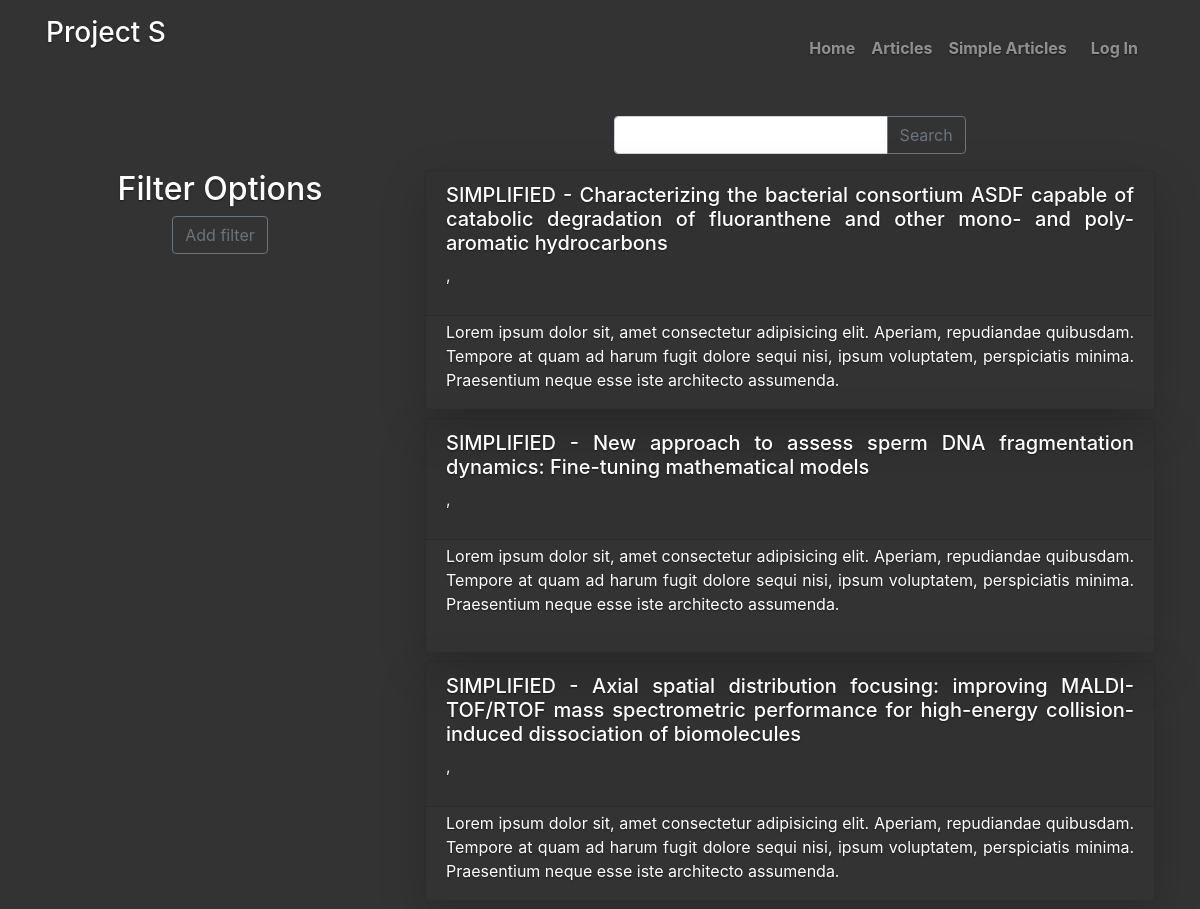
The app's page /articles/simple, older data.
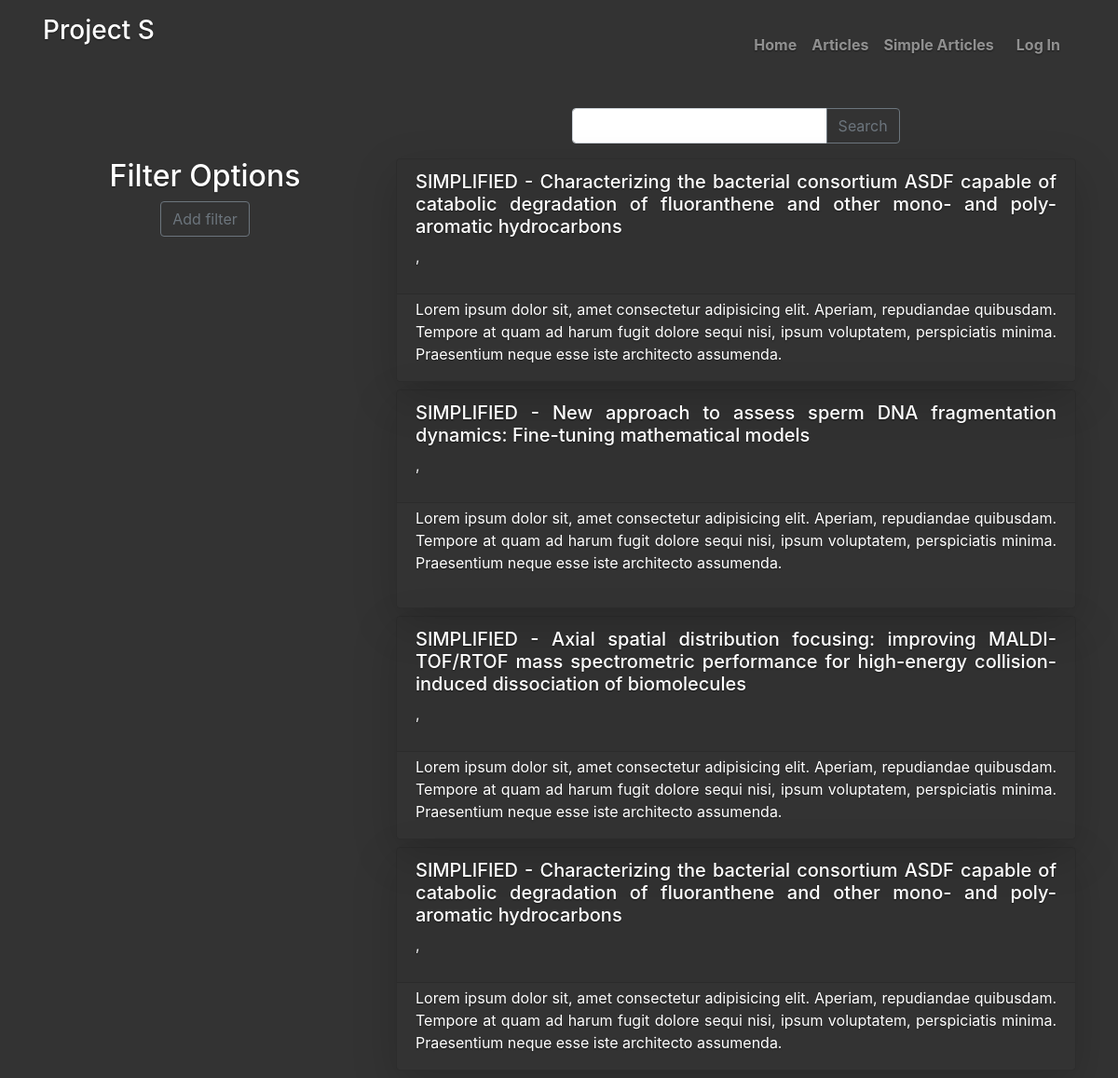
The same page, newer data.
### Articles/models.py (models this page shows, shortened)
class Simple_article (models.Model):
    article = models.ForeignKey(Article, on_delete=models.CASCADE, related_name='s_article')
    PI_verified = models.BooleanField(default = False)
    FA_verified = models.BooleanField(default = False)
    created_at = models.DateTimeField(auto_now_add=True)
    created_by = models.ForeignKey(settings.AUTH_USER_MODEL, on_delete = models.CASCADE)
    updated_at = models.DateTimeField(auto_now=True)
    simple_text = RichTextField(blank = True, null=True)

class Article (models.Model):
    name = models.CharField(max_length = 255)
    link = models.URLField()
    PI = models.ForeignKey(settings.AUTH_USER_MODEL, on_delete= models.CASCADE, related_name='article_PI')
    first_author = models.ForeignKey(settings.AUTH_USER_MODEL, on_delete= models.CASCADE, related_name='article_FA')
    article_text = RichTextField(blank = True, null=True)
    reviewers = models.ManyToManyField(settings.AUTH_USER_MODEL, related_name='can_review')
    approvers = models.ManyToManyField(settings.AUTH_USER_MODEL, related_name='can_approve')

### Articles/views.py (the view)
# urls.py: path('simple', views.SimpleArticleListView.as_view(), name = 'Simple_article_list'),
class SimpleArticleListView(ListView):
    model = Simple_article
    paginate_by = 10
    context_object_name = 'articles'
    template_name = 'simple_article_list.html'
    def get_context_data(self, **kwargs):
        context = super().get_context_data(**kwargs)
        return context
    def get_queryset(self, *args, **kwargs):
        queryset = super().get_queryset(*args, **kwargs)
        myfilter = SimpleArticleFilter(self.request.GET,  queryset = queryset)
        filtered_queryset = myfilter.qs
        return filtered_queryset

### templates/simple_article_list.html (shortened to what this page needs)
{% extends 'base.html' %}
{% block content %}
<div class="container p-3">
        <div class="row">
            <div class="col-4">
            </div>
            <div class="col-8">
                <div class="row justify-content-center">
                    <form action="{% url 'Article_list' %}" method="GET">
                        <div class="input-group" >
                                <input class="form-control" type="text" name="q" value={{request.GET.q}}>
                                <div class="input-group-append">
                                    <button class="btn btn-outline-secondary" type="submit"> Search </button>
                                </div>
                        </div>
                    </form>
                </div>
            </div>
        </div>
</div>
<main role="main" class="inner cover">
<div class="container">
    <div class="row">
        <div class="col-4 bg-transparent">
            <h2> Filter Options </h2>
            <form method="get">
                <button class="btn btn-outline-secondary" type="submit"> Add filter </button>
            </form>
        </div>
        <div class="col-8">
            {% for article in articles %}
            <div class="card bg-transparent mb-2 shadow-lg rounded" style="max-height: 15rem;">
                <div class="card-header text-justify">
                    <h5><a href="{% url 'Article_detail' article.pk %}"> SIMPLIFIED - {{article.article.name}}</a></h5>
                    <p class="text-light">
                        {{article.first_author}}, {{article.PI}}
                    </p>
                </div>
                <div class="card-body pt-1">
                    <div class="card-text text-justify ">
                        <p>Lorem ipsum dolor sit, amet consectetur adipisicing elit. Aperiam, repudiandae quibusdam. Tempore at quam ad harum fugit dolore sequi nisi, ipsum voluptatem, perspiciatis minima. Praesentium neque esse iste architecto assumenda.</p>
                    </div>
                </div>
            </div>
            {% endfor %}
        </div>
    </div>
</div>
</main>
{% endblock content %}

Row changes from the older to the newer data that the page shows:
added Simple_article: article.name "Characterizing the bacterial consortium ASDF capable of catabolic degradation of fluoranthene and other mono- and poly-aromatic hydrocarbons"
